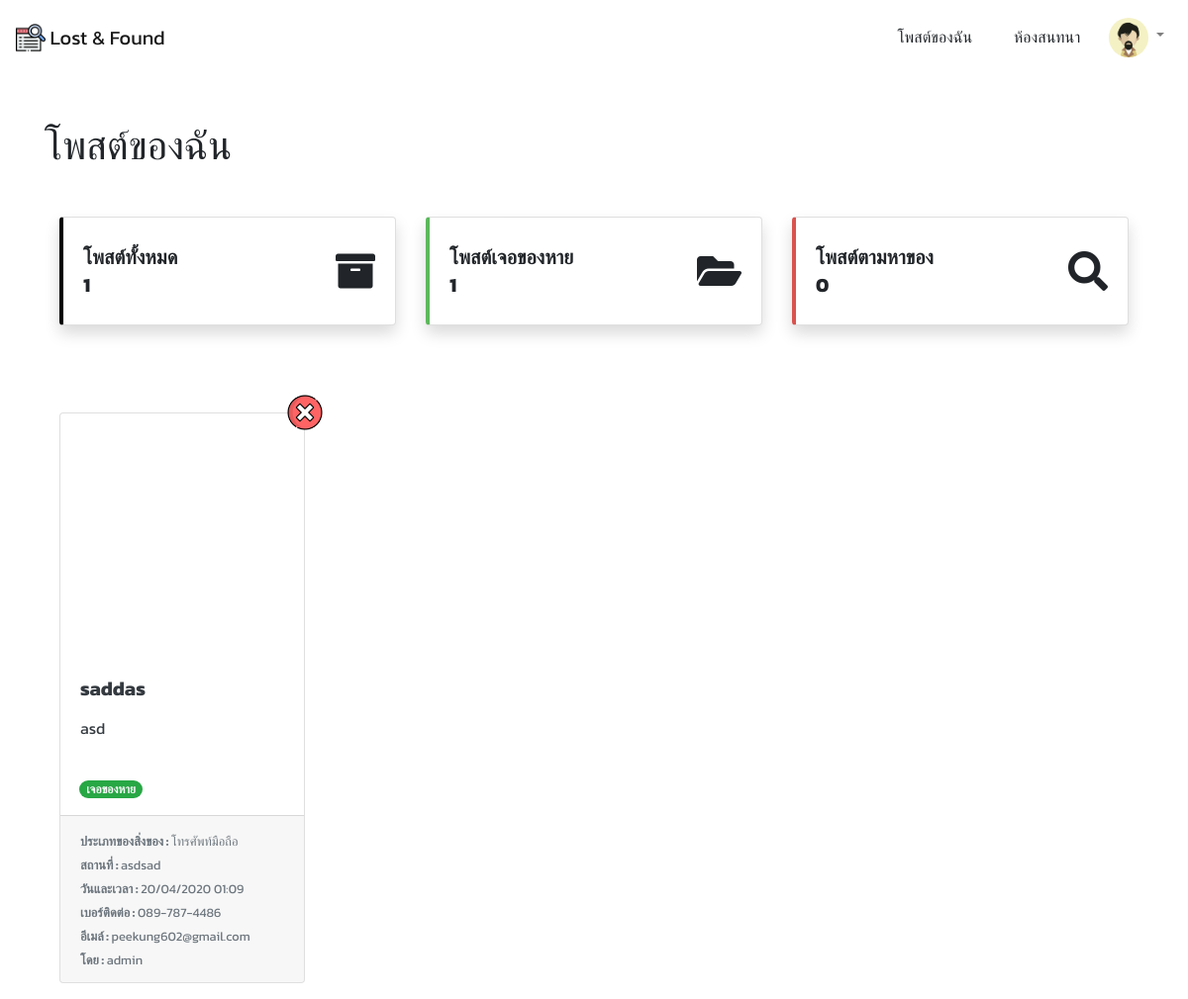
Page /accounts/my_posts/ (signed in) on the earlier database version.
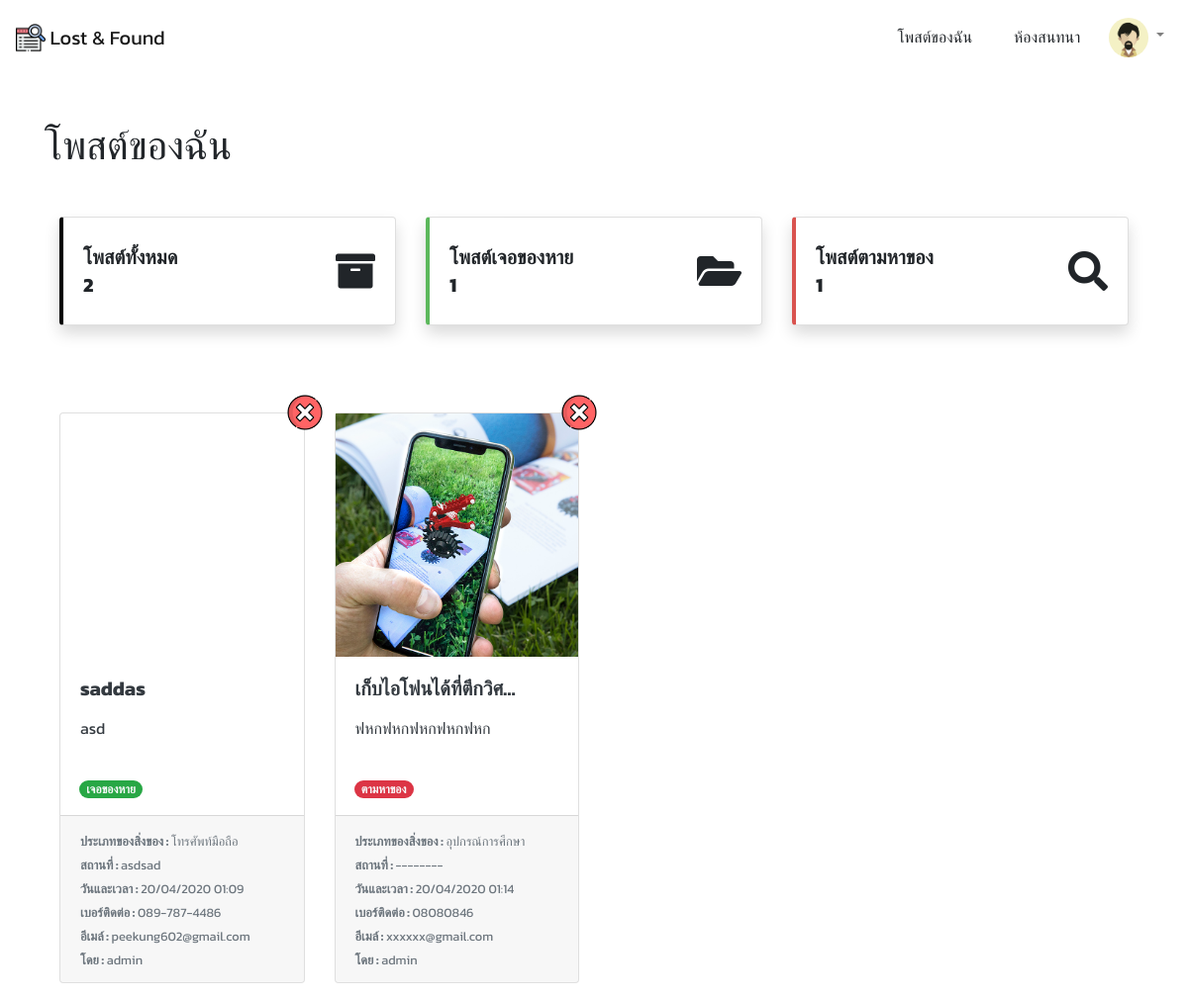
Same page on the later database version.
### accounts/models.py (models this page shows, shortened)
class UserProfile(models.Model):
    avatar = models.ImageField(default='accounts/user_default.gif', upload_to='accounts/') # Picture of user
    user = models.OneToOneField(User, on_delete=models.CASCADE) # reference to User Table
    faculty = models.ForeignKey(Faculty, on_delete=models.CASCADE) # reference to Faculty Table

### posts/models.py (models this page shows, shortened)
class Post(models.Model):
    is_active = models.BooleanField(default=True)
    TYPE = (
        ('found', 'เจอของหาย'),
        ('lost', 'ตามหาของ'),
    )
    type = models.CharField(choices=TYPE, max_length=255, default='found')
    date_time = models.DateTimeField()
    create_at = models.DateTimeField(auto_now_add=True)
    desc = models.TextField()
    title = models.CharField(max_length=255)
    location = models.CharField(max_length=255)
    contact1 = models.CharField(max_length=255)
    contact2 = models.CharField(max_length=255)
    key = models.CharField(max_length=255, unique=True, null=True, blank=True)
    assetType = models.ForeignKey(AssetType, on_delete=models.CASCADE)
    user = models.ForeignKey(User, on_delete=models.CASCADE, null=True)

class AssetType(models.Model):
    name = models.CharField(max_length=255)
    def __str__(self):
        return self.name

class PostPicture(models.Model):
    picture = models.ImageField(default='posts/post_default.gif', upload_to='posts/')
    post = models.ForeignKey(Post, on_delete=models.CASCADE)

### accounts/views.py (the view, shortened to what this page needs)
# urls.py: path('my_posts/', MyPostView.as_view(), name='my_posts'),# myposts
class MyPostView(View):
    template_name = 'my_posts.html'
    def get(self, request):
        if request.user.is_authenticated:
            posts = Post.objects.filter(user=request.user)
            founds = Post.objects.filter(user=request.user, type='found')
            losts = Post.objects.filter(user=request.user, type='lost')
        else:
            posts = "key"
            founds = []
            losts = []
        return render(request, self.template_name, {
            'posts' : posts,
            'founds' : founds,
            'losts' : losts
        })

### accounts/templates/my_posts.html (shortened to what this page needs)
{% extends 'base_layout.html' %}
{% load static %}
{% block style %}
    <link rel="stylesheet" href="{% static 'css/tempus.css' %}">
{% endblock %}
{% block content %}
<div class="container">
    <h1 class='mt-5 mb-5'> โพสต์ของฉัน </h1>
    {% if user.is_authenticated %}
    <h5 class='mb-5'>
        <div class="container">
            <div class="row">
                <div class="col mb-4 rotate-img">
                    <div class="card shadow h-100 py-2" style="border-left:.25rem solid black !important">
                        <div class="card-body">
                            <div class="row no-gutters align-items-center">
                                <div class="col mr-2">
                                    <div class="font-weight-bold text-uppercase mb-1">โพสต์ทั้งหมด</div>
                                    <div class="h5 mb-0 font-weight-bold text-gray-800">
                                        {{ posts|length }}
                                    </div>
                                </div>
                                <div class="col-auto">
                                    <i class="fas fa-archive fa-2x"></i>
                                </div>
                            </div>
                        </div>
                    </div>
                </div>
                <div class="col mb-4 rotate-img">
                    <div class="card shadow h-100 py-2" style="border-left:.25rem solid #5cb85c !important">
                        <div class="card-body">
                            <div class="row no-gutters align-items-center">
                                <div class="col mr-2">
                                    <div class="font-weight-bold text-uppercase mb-1">โพสต์เจอของหาย</div>
                                    <div class="h5 mb-0 font-weight-bold text-gray-800">
                                        {{ founds|length }}
                                    </div>
                                </div>
                                <div class="col-auto">
                                    <i class="fas fa-folder-open fa-2x"></i>
                                </div>
                            </div>
                        </div>
                    </div>
                </div>
                <div class="col mb-4 rotate-img">
                    <div class="card shadow h-100 py-2" style="border-left:.25rem solid #d9534f !important">
                        <div class="card-body">
                            <div class="row no-gutters align-items-center">
                                <div class="col mr-2">
                                    <div class="font-weight-bold text-uppercase mb-1">โพสต์ตามหาของ</div>
                                    <div class="h5 mb-0 font-weight-bold text-gray-800">
                                        {{ losts|length }}
                                    </div>
                                </div>
                                <div class="col-auto">
                                    <i class="fas fa-search fa-2x"></i>
                                </div>
                            </div>
                        </div>
                    </div>
                </div>
            </div>
        </div>
    </h5>
    {% endif %}
    <div class="container">
        {% if posts == 'key' %}
            <div class='col-lg-12 jumbotron text-center border border-dark'>
                <img src="{% static 'images/post.png' %}" width='15%' class='mb-5'>
                <h4 class='mb-3'>กรุณากรอกคีย์เพื่อจัดการโพสต์ของคุณ</h4>
                {% if key_error %}
                    <span class="text-danger">{{ key_error }}</span>
                {% endif %}
                <form action="{% url 'my_posts' %}" method="POST" class=''>
                    {% csrf_token %}
                    <div class="row">
                        <div class="col-4"></div>
                        <div class="col-4 my-3">
                            <input type="text" name="key" class='form-control' required>
                        </div>
                        <div class="col-4"></div>
                    </div>
                    <input type="submit" class='btn btn-warning' value="ยืนยัน">
                </form>
            </div>
        {% else %}
        <div class="row">
            {% for post in posts %}
                <div class='col-lg-3 my-3'>
                    <div class="card h-100 w-100 text-dark mycard" style='border:none;'>
                        <a href="{% url 'post_delete' post.id %}">
                            <img src="{% static 'images/close.png' %}" alt="" class='top-right-btn' width='35px'>
                        </a>
                        <a class="card h-100 w-100 mb-0 text-decoration-none text-dark" href="{% url 'edit_post' post.id %}">
                            <div class="wrapper">
                                <img class="card-img-top" src="{{ post.postpicture_set.all.0.picture.url }}">
                            </div>
                            <div class="card-body">
                                <h5 class="card-title">
                                    <b>{{ post.title|truncatechars:20 }}</b>
                                </h5>
                                <p class="card-text">
                                    <p>{{ post.desc|truncatechars:50 }}</p>
                                </p>
                            </div>
                            <div class="container mb-3 ml-1">
                                <p class="card-text">
                                    {% if post.type == 'found' %}
                                        <span class="badge badge-pill badge-success text-light">เจอของหาย</span>
                                    {% else %}
                                        <span class="badge badge-pill badge-danger text-light">ตามหาของ</span>
                                    {% endif %}
                                </p>
                            </div>
                            <div class="card-footer">
                                <small class="text-muted">
                                    <b>ประเภทของสิ่งของ : </b><span id='assetType'>{{ post.assetType }}</span>
                                    <br>
                                    <b>สถานที่ : </b><span id='location'> {{ post.location }} </span>
                                    <br>
                                    <b>วันและเวลา : </b><span id='date_time'> {{ post.date_time|date:"d/m/Y H:i" }} </span>
                                    <br>
                                    <b>เบอร์ติดต่อ : </b> <span id='contact1'> {{ post.contact1 }} </span>
                                    <br>
                                    <b>อีเมล์ : </b> <span id='contact2'> {{ post.contact2 }} </span>
                                    <br>
                                    <b>โดย : </b> {{ post.user.username }}
                                </small>
                            </div>
                        </a>
                    </div>
                </div>
            {% endfor %}
        </div>
        {% endif %}
    </div>
</div>
{% endblock %}

### templates/base_layout.html (shortened to what this page needs)
{% load static %}
<!DOCTYPE html>
<html lang="en">
<head>
    <link rel="stylesheet" href="{% static 'css/bootstrap.min.css' %}">
    <link rel="stylesheet" href="{% static 'css/style.css' %}">
    <link rel="stylesheet" href="{% static 'css/fontawesome.all.min.css' %}">
    {% block style %}
    {% endblock %}
</head>
<body>
    <nav class="navbar navbar-expand-lg navbar-light" style="height: 75px;">
        <div class="collapse navbar-collapse" id="navbarTogglerDemo01">
            <a class="navbar-brand" href="{% url 'index' %}">
                <img src="{% static 'images/lost&found.png' %}" width="30" height="30" class="d-inline-block align-top"
                    alt="">
                Lost & Found
            </a>
            <ul class="navbar-nav ml-auto">
                <li class="nav-item active">
                    <a class="nav-link" href="{% url 'my_posts' %}">
                        <p class='btn m-0 index'>
                            โพสต์ของฉัน
                        </p>
                    </a>
                </li>
                {% if user.is_authenticated %}
                    <li class="nav-item active">
                        <a class="nav-link" href="{% url 'chat_index' %}">
                            <p class='btn m-0 index'>
                                ห้องสนทนา
                            </p>
                        </a>
                    </li>
                    <li class="nav-item dropdown">
                        <a class="nav-link dropdown-toggle" href="#" id="navbarDropdownMenuLink" role="button"
                            data-toggle="dropdown" aria-haspopup="true" aria-expanded="false">
                            <img src="{{ request.user.userprofile.avatar.url }}" width="40" height="40"
                                class="rounded-circle">
                        </a>
                    </li>
                {% endif %}
            </ul>
        </div>
    </nav>
    {% block content %}
    {% endblock %}
</body>
</html>

### static/css/style.css (style rules this page uses)
* { font-family: 'Kanit', sans-serif; word-wrap: break-word; padding: 0; margin: 0; }
body, html { height: 100%; }
body { animation: fadein .5s; }
.mycard { transition: .2s; }
.wrapper { position: relative; overflow: hidden; }
.wrapper:after { content: ''; display: block; padding-top: 100%; }
.wrapper img { width: auto; height: 100%; max-width: none; position: absolute; left: 50%; top: 0; transform: translateX(-50%); }
.top-right-btn { position: absolute; right: 0; top: 0; transform: translate(50%,-50%); z-index: 100; }
.rotate-img { transition: .3s; }

Differences in the rows shown:
added Post: postpicture_set.all.0.picture (picture), title "เก็บไอโฟนได้ที่ตึกวิศ…", desc "ฟหกฟหกฟหกฟหกฟหก", type "ตามหาของ", assetType "อุปกรณ์การศึกษา", location "--------", date_time "20/04/2020 01:14", contact1 "08080846", contact2 "xxxxxx@gmail.com", user.username "admin"
Other differences:
{{ posts|length }}: "1" → "2"
{{ losts|length }}: "0" → "1"
